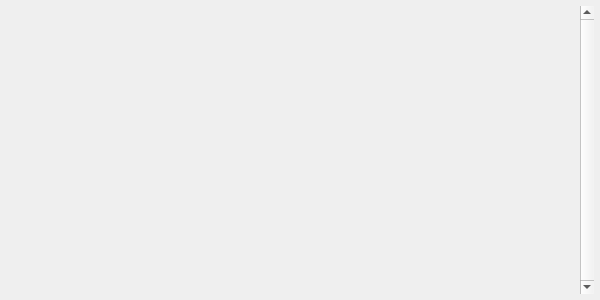
<?xml version="1.0" encoding="UTF-8"?>
<ui version="4.0">
 <class>OutputDlg</class>
 <widget class="QDialog" name="OutputDlg">
  <property name="geometry">
   <rect>
    <x>0</x>
    <y>0</y>
    <width>600</width>
    <height>300</height>
   </rect>
  </property>
  <property name="windowTitle">
   <string>Output View</string>
  </property>
  <layout class="QGridLayout" name="gridLayout">
   <property name="leftMargin">
    <number>6</number>
   </property>
   <property name="topMargin">
    <number>6</number>
   </property>
   <property name="rightMargin">
    <number>6</number>
   </property>
   <property name="bottomMargin">
    <number>6</number>
   </property>
   <item row="0" column="0">
    <widget class="QScrollArea" name="scrollArea">
     <property name="frameShape">
      <enum>QFrame::NoFrame</enum>
     </property>
     <property name="frameShadow">
      <enum>QFrame::Plain</enum>
     </property>
     <property name="verticalScrollBarPolicy">
      <enum>Qt::ScrollBarAlwaysOn</enum>
     </property>
     <property name="widgetResizable">
      <bool>true</bool>
     </property>
     <widget class="QWidget" name="scrollAreaWidgetContents">
      <property name="geometry">
       <rect>
        <x>0</x>
        <y>0</y>
        <width>571</width>
        <height>288</height>
       </rect>
      </property>
     </widget>
    </widget>
   </item>
  </layout>
 </widget>
 <resources/>
 <connections/>
</ui>
